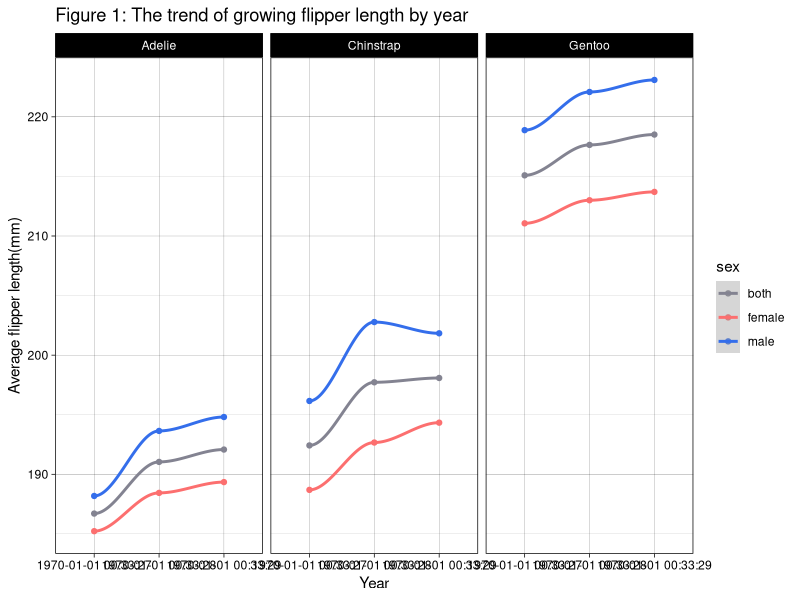

Recreate this plot in R. (Note: this script raises an error after producing the figure.)
## ---- chunk 1
library(ggplot2)
library(tidyr)
library(dplyr)
library(ggpubr)
library(knitr)
knitr::opts_chunk$set(echo=T,
                      eval=T, 
                      message = F,
                      warning=F, 
                      error = F,
                      cache = F, 
                      tidy = T, 
                      size="footnotesize",
                      fig.pos='H',
                      results='hide',
                      fig.lp='fig:',
                      fig.align = 'center',
                      fig.path='figures/example-', 
                      cache.path = 'cache/example-',
                      tidy.opts=list(width.cutoff=60)
                     )
## ---- chunk 2
penguins <- palmerpenguins ::penguins

penguins$year <- as.character.Date(penguins$year)

av_group_sex_species_year <- penguins %>% 
  na.omit() %>% 
  group_by(sex, species, year) %>% 
  summarise_at("flipper_length_mm", mean, na.rm = TRUE)

colnames(av_group_sex_species_year)[4] <- "av_flipper"


av_species_year <- penguins %>% na.omit() %>% 
  group_by( species, year) %>% 
  summarise_at("flipper_length_mm", mean, na.rm = TRUE)
colnames(av_species_year)[3] <- "av_flipper"

av_species_year$sex <- "both"

av_year <- rbind(av_group_sex_species_year, av_species_year)


av_year %>% ggplot( aes(x=year, y=av_flipper, color = sex, group = sex)) +
  geom_point()+
  geom_smooth()+
  facet_grid(~species)+
  labs(x = "Year",
       y = "Average flipper length(mm)",
       title = "Figure 1: The trend of growing flipper length by year")+
  theme_linedraw()+
  scale_color_manual(values=c( "#838391", "#fc6f6f", "#346eeb"))
## ---- chunk 3
test_normal_d <- data_frame( sex = rep(c("female", "male", "both"), c(9,9,9)),
                             species = rep(rep(c("Adelie", "Chinstrap", "Gentoo"), c(3,3,3)),3),
                             year = rep(c("2007", "2008", "2009"), 9),
                             "p-value" = c(
                               shapiro.test(filter(penguins,sex == "female" & species == "Adelie" & year == "2007")$flipper_length_mm)$p.value,
                               shapiro.test(filter(penguins,sex == "female" & species == "Adelie" & year == "2008")$flipper_length_mm)$p.value,
                               shapiro.test(filter(penguins,sex == "female" & species == "Adelie" & year == "2009")$flipper_length_mm)$p.value,
                               shapiro.test(filter(penguins,sex == "female" & species == "Chinstrap" & year == "2007")$flipper_length_mm)$p.value,
                               shapiro.test(filter(penguins,sex == "female" & species == "Chinstrap" & year == "2008")$flipper_length_mm)$p.value,
                               shapiro.test(filter(penguins,sex == "female" & species == "Chinstrap" & year == "2009")$flipper_length_mm)$p.value,
                               shapiro.test(filter(penguins,sex == "female" & species == "Gentoo" & year == "2007")$flipper_length_mm)$p.value,
                               shapiro.test(filter(penguins,sex == "female" & species == "Gentoo" & year == "2008")$flipper_length_mm)$p.value,
                               shapiro.test(filter(penguins,sex == "female" & species == "Gentoo" & year == "2009")$flipper_length_mm)$p.value,
                               
                               shapiro.test(filter(penguins,sex == "male" & species == "Adelie" & year == "2007")$flipper_length_mm)$p.value,
                               shapiro.test(filter(penguins,sex == "male" & species == "Adelie" & year == "2008")$flipper_length_mm)$p.value,
                               shapiro.test(filter(penguins,sex == "male" & species == "Adelie" & year == "2009")$flipper_length_mm)$p.value,
                               shapiro.test(filter(penguins,sex == "male" & species == "Chinstrap" & year == "2007")$flipper_length_mm)$p.value,
                               shapiro.test(filter(penguins,sex == "male" & species == "Chinstrap" & year == "2008")$flipper_length_mm)$p.value,
                               shapiro.test(filter(penguins,sex == "male" & species == "Chinstrap" & year == "2009")$flipper_length_mm)$p.value,
                               shapiro.test(filter(penguins,sex == "male" & species == "Gentoo" & year == "2007")$flipper_length_mm)$p.value,
                               shapiro.test(filter(penguins,sex == "male" & species == "Gentoo" & year == "2008")$flipper_length_mm)$p.value,
                               shapiro.test(filter(penguins,sex == "male" & species == "Gentoo" & year == "2009")$flipper_length_mm)$p.value,
                               
                               shapiro.test(filter(penguins, species == "Adelie" & year == "2007")$flipper_length_mm)$p.value,
                               shapiro.test(filter(penguins, species == "Adelie" & year == "2008")$flipper_length_mm)$p.value,
                               shapiro.test(filter(penguins, species == "Adelie" & year == "2009")$flipper_length_mm)$p.value,
                               shapiro.test(filter(penguins, species == "Chinstrap" & year == "2007")$flipper_length_mm)$p.value,
                               shapiro.test(filter(penguins, species == "Chinstrap" & year == "2008")$flipper_length_mm)$p.value,
                               shapiro.test(filter(penguins, species == "Chinstrap" & year == "2009")$flipper_length_mm)$p.value,
                               shapiro.test(filter(penguins, species == "Gentoo" & year == "2007")$flipper_length_mm)$p.value,
                               shapiro.test(filter(penguins, species == "Gentoo" & year == "2008")$flipper_length_mm)$p.value,
                               shapiro.test(filter(penguins, species == "Gentoo" & year == "2009")$flipper_length_mm)$p.value
                               )
                             )

test_normal_d <- test_normal_d %>%
  mutate(">0.05" = case_when ( test_normal_d$`p-value` >= "0.05" ~ "TRUE",
                               test_normal_d$`p-value` < "0.05" ~ ""))

test_normal_d_table<- ggtexttable(test_normal_d, theme = ttheme("light"),  cols = colnames(test_normal_d), rows = NULL)%>%
  tab_add_vline(at.column = 2:4, column.side = "left",
               from.row = 2, linetype = 2)%>%
  tab_add_title(text = "Table 1: Shapiro-Wilk normality test")

test_normal_d_table
## ---- chunk 4
#
f_a7 <-penguins %>%
  na.omit() %>% 
  filter(year == "2007" & sex == "female"& species== "Adelie")
m_a7 <- penguins %>%
  na.omit()%>% 
  filter(year == "2007" & sex == "male"& species== "Adelie")
b_a7 <- penguins %>%
  na.omit()%>% 
  filter(year == "2007" & species== "Adelie")
f_a8 <-penguins %>%
  na.omit()%>% 
  filter(year == "2008" & sex == "female"& species== "Adelie")
m_a8 <- penguins %>%
  na.omit()%>% 
  filter(year == "2008" & sex == "male"& species== "Adelie")
b_a8 <- penguins %>%
  na.omit()%>% 
  filter(year == "2008" & species== "Adelie")
f_a9 <-penguins %>%
  na.omit()%>% 
  filter(year == "2009" & sex == "female"& species== "Adelie")
m_a9 <- penguins %>%
  na.omit()%>% 
  filter(year == "2009" & sex == "male"& species== "Adelie")
b_a9 <- penguins %>%
  na.omit()%>% 
  filter(year == "2009" & species== "Adelie")
#
f_c7 <-penguins %>%
  na.omit()%>% 
  filter(year == "2007" & sex == "female"& species== "Chinstrap")
m_c7 <- penguins %>%
  na.omit()%>% 
  filter(year == "2007" & sex == "male"& species== "Chinstrap")
b_c7 <-penguins %>%
  na.omit()%>% 
  filter(year == "2007" & species== "Chinstrap")
f_c8 <-penguins %>%
  na.omit()%>% 
  filter(year == "2008" & sex == "female"& species== "Chinstrap")
m_c8 <- penguins %>%
  na.omit()%>% 
  filter(year == "2008" & sex == "male"& species== "Chinstrap")
b_c8 <-penguins %>%
  na.omit()%>% 
  filter(year == "2008" & species== "Chinstrap")
f_c9 <-penguins %>%
  na.omit()%>% 
  filter(year == "2009" & sex == "female"& species== "Chinstrap")
m_c9 <- penguins %>%
  na.omit()%>% 
  filter(year == "2009" & sex == "male"& species== "Chinstrap")
b_c9 <-penguins %>%
  na.omit()%>% 
  filter(year == "2009" & species== "Chinstrap")
#
f_g7 <-penguins %>%
  na.omit()%>% 
  filter(year == "2007" & sex == "female"& species== "Gentoo")
m_g7 <- penguins %>%
  na.omit()%>% 
  filter(year == "2007" & sex == "male"& species== "Gentoo")
b_g7 <- penguins %>%
  na.omit()%>% 
  filter(year == "2007" & species== "Gentoo")
f_g8 <-penguins %>%
  na.omit()%>% 
  filter(year == "2008" & sex == "female"& species== "Gentoo")
m_g8 <- penguins %>%
  na.omit()%>% 
  filter(year == "2008" & sex == "male"& species== "Gentoo")
b_g8 <- penguins %>%
  na.omit()%>% 
  filter(year == "2008" & species== "Gentoo")
f_g9 <-penguins %>%
  na.omit()%>% 
  filter(year == "2009" & sex == "female"& species== "Gentoo")
m_g9 <- penguins %>%
  na.omit()%>% 
  filter(year == "2009" & sex == "male"& species== "Gentoo")
b_g9 <- penguins %>%
  na.omit()%>% 
  filter(year == "2009" & species== "Gentoo")
## ---- chunk 5
var_test <- data.frame( "type vs type" = c("male_Adelie 2007 vs. 2008" ,
                                  "male_Adelie 2008 vs. 2009" ,
                                  "female_Adelie 2007 vs. 2008",
                                  "female_Adelie 2008 vs. 2009",
                                  "male_Chinstrap 2007 vs. 2008",
                                  "male_Chinstrap 2008 vs. 2009",
                                  "female_Chinstrap 2007 vs. 2008",
                                  "female_Chinstrap 2008 vs. 2009",
                                  "male_Gentoo 2007 vs. 2008",
                                  "male_Gentoo 2008 vs. 2009",
                                  "female_Gentoo 2007 vs. 2008",
                                  "female_Gentoo 2008 vs. 2009",
                                  "both_Adelie 2007 vs. 2008",
                                  "both_Adelie 2008 vs. 2009",
                                  "both_Chinstrap 2007 vs. 2008",
                                  "both_Chinstrap 2008 vs. 2009",
                                  "both_Gentoo 2007 vs. 2008",
                                  "both_Gentoo 2008 vs. 2009"),
                        "p-value" = c(var.test((m_a7$flipper_length_mm),(m_a8$flipper_length_mm))$p.value,
                                      var.test((m_a8$flipper_length_mm),(m_a9$flipper_length_mm))$p.value,
                                      var.test((f_a7$flipper_length_mm),(f_a8$flipper_length_mm))$p.value,
                                      var.test((f_a8$flipper_length_mm),(f_a9$flipper_length_mm))$p.value,
                                      var.test((m_c7$flipper_length_mm),(m_c8$flipper_length_mm))$p.value,
                                      var.test((m_c8$flipper_length_mm),(m_c9$flipper_length_mm))$p.value,
                                      var.test((f_c7$flipper_length_mm),(f_c8$flipper_length_mm))$p.value,
                                      var.test((f_c8$flipper_length_mm),(f_c9$flipper_length_mm))$p.value,
                                      "NA",
                                      var.test((m_g8$flipper_length_mm),(m_g9$flipper_length_mm))$p.value,
                                      "NA",
                                      "NA",
                                      var.test((b_a7$flipper_length_mm),(b_a8$flipper_length_mm))$p.value,
                                      var.test((b_a8$flipper_length_mm),(b_a9$flipper_length_mm))$p.value,
                                      var.test((b_c7$flipper_length_mm),(b_c8$flipper_length_mm))$p.value,
                                      var.test((b_c8$flipper_length_mm),(b_c9$flipper_length_mm))$p.value,
                                      "NA",
                                      "NA"
                                      
)
                        )
var_test$p.value <- as.numeric(var_test$p.value)
var_test <- var_test %>%
  mutate(">0.05" = case_when ( var_test$p.value >= "0.05" ~ "TRUE",
                               var_test$p.value < "0.05" ~ ""))

var_test_table<- ggtexttable(var_test, theme = ttheme("light"),  cols = colnames(var_test), rows = NULL)%>%
  tab_add_vline(at.column = 2:3, column.side = "left",
               from.row = 2, linetype = 2)%>%
  tab_add_title(text = "Table 2: Variance test") %>%
  tab_add_footnote(text = "*NA means one of the samples doesn't fit t-test.", size = 10, face = "italic")

var_test_table
## ---- chunk 6

Wilcox_result_year <- data.frame(
  "statistic" = c(t.test((m_a7$flipper_length_mm),(m_a8$flipper_length_mm),var.equal = TRUE)$statistic,
                  t.test((m_a8$flipper_length_mm),(m_a9$flipper_length_mm),var.equal = TRUE)$statistic,
                  t.test((f_a7$flipper_length_mm),(f_a8$flipper_length_mm),var.equal = TRUE)$statistic,
                  t.test((f_a8$flipper_length_mm),(f_a9$flipper_length_mm),var.equal = TRUE)$statistic,
                  t.test((m_c7$flipper_length_mm),(m_c8$flipper_length_mm),var.equal = TRUE)$statistic,
                  t.test((m_c8$flipper_length_mm),(m_c9$flipper_length_mm),var.equal = TRUE)$statistic,
                  t.test((f_c7$flipper_length_mm),(f_c8$flipper_length_mm),var.equal = TRUE)$statistic,
                  t.test((f_c8$flipper_length_mm),(f_c9$flipper_length_mm),var.equal = TRUE)$statistic,
                  wilcox.test((m_g7$flipper_length_mm),(m_g8$flipper_length_mm))$statistic,
                  t.test((m_g8$flipper_length_mm),(m_g9$flipper_length_mm),var.equal = TRUE)$statistic,
                  wilcox.test((f_g7$flipper_length_mm),(f_g8$flipper_length_mm))$statistic,
                  wilcox.test((f_g8$flipper_length_mm),(f_g9$flipper_length_mm))$statistic,
                  t.test((b_a7$flipper_length_mm),(b_a8$flipper_length_mm),var.equal = TRUE)$statistic,
                  t.test((b_a8$flipper_length_mm),(b_a9$flipper_length_mm),var.equal = TRUE)$statistic,
                  t.test((b_c7$flipper_length_mm),(b_c8$flipper_length_mm),var.equal = TRUE)$statistic,
                  t.test((b_c8$flipper_length_mm),(b_c9$flipper_length_mm),var.equal = TRUE)$statistic,
                  wilcox.test((b_g7$flipper_length_mm),(b_g8$flipper_length_mm))$statistic,
                  wilcox.test((b_g8$flipper_length_mm),(b_g9$flipper_length_mm))$statistic
  ),
  "p-value" = c(t.test((m_a7$flipper_length_mm),(m_a8$flipper_length_mm),var.equal = TRUE)$p.value,
                  t.test((m_a8$flipper_length_mm),(m_a9$flipper_length_mm),var.equal = TRUE)$p.value,
                  t.test((f_a7$flipper_length_mm),(f_a8$flipper_length_mm),var.equal = TRUE)$p.value,
                  t.test((f_a8$flipper_length_mm),(f_a9$flipper_length_mm),var.equal = TRUE)$p.value,
                  t.test((m_c7$flipper_length_mm),(m_c8$flipper_length_mm),var.equal = TRUE)$p.value,
                  t.test((m_c8$flipper_length_mm),(m_c9$flipper_length_mm),var.equal = TRUE)$p.value,
                  t.test((f_c7$flipper_length_mm),(f_c8$flipper_length_mm),var.equal = TRUE)$p.value,
                  t.test((f_c8$flipper_length_mm),(f_c9$flipper_length_mm),var.equal = TRUE)$p.value,
                  wilcox.test((m_g7$flipper_length_mm),(m_g8$flipper_length_mm))$p.value,
                  t.test((m_g8$flipper_length_mm),(m_g9$flipper_length_mm),var.equal = TRUE)$p.value,
                  wilcox.test((f_g7$flipper_length_mm),(f_g8$flipper_length_mm))$p.value,
                  wilcox.test((f_g8$flipper_length_mm),(f_g9$flipper_length_mm))$p.value,
                  t.test((b_a7$flipper_length_mm),(b_a8$flipper_length_mm),var.equal = TRUE)$p.value,
                  t.test((b_a8$flipper_length_mm),(b_a9$flipper_length_mm),var.equal = TRUE)$p.value,
                  t.test((b_c7$flipper_length_mm),(b_c8$flipper_length_mm),var.equal = TRUE)$p.value,
                  t.test((b_c8$flipper_length_mm),(b_c9$flipper_length_mm),var.equal = TRUE)$p.value,
                  wilcox.test((b_g7$flipper_length_mm),(b_g8$flipper_length_mm))$p.value,
                  wilcox.test((b_g8$flipper_length_mm),(b_g9$flipper_length_mm))$p.value
                ),
  "test strategy" = c(rep("t-test",8), 
                      "Wilcox-test",
                      "t-test",
                      "Wilcox-test",
                      "Wilcox-test",
                      rep("t-test",4),
                      "Wilcox-test",
                      "Wilcox-test")
  )


rownames(Wilcox_result_year) <- c("male_Adelie 2007 vs. 2008" ,
                                  "male_Adelie 2008 vs. 2009" ,
                                  "female_Adelie 2007 vs. 2008",
                                  "female_Adelie 2008 vs. 2009",
                                  "male_Chinstrap 2007 vs. 2008",
                                  "male_Chinstrap 2008 vs. 2009",
                                  "female_Chinstrap 2007 vs. 2008",
                                  "female_Chinstrap 2008 vs. 2009",
                                  "male_Gentoo 2007 vs. 2008",
                                  "male_Gentoo 2008 vs. 2009",
                                  "female_Gentoo 2007 vs. 2008",
                                  "female_Gentoo 2008 vs. 2009",
                                  "both_Adelie 2007 vs. 2008",
                                  "both_Adelie 2008 vs. 2009",
                                  "both_Chinstrap 2007 vs. 2008",
                                  "both_Chinstrap 2008 vs. 2009",
                                  "both_Gentoo 2007 vs. 2008",
                                  "both_Gentoo 2008 vs. 2009")


Wilcox_result_year <- Wilcox_result_year %>%
  mutate(sig = case_when (p.value > 0.05 ~ "", 
                          p.value <= 0.05 & p.value > 0.01 ~ "*", 
                          p.value <= 0.01 & p.value > 0.001 ~ "**", 
                          p.value <=0.001 ~ "***"))

Wilcox_result_year_table<-ggtexttable(Wilcox_result_year, theme = ttheme("blank"))

Wilcox_result_year_table%>%
  tab_add_hline(at.row = c(1, 2), row.side = "top", linewidth = 3, linetype = 1) %>%
  tab_add_hline(at.row = c(19), row.side = "bottom", linewidth = 3, linetype = 1) %>%
  tab_add_vline(at.column = 2:5, column.side = "left",
               from.row = 2, linetype = 2) %>%
  tab_add_title(text = "Table 3: Test whether the year has a significant impact on flipper size")%>%
  tab_add_footnote(text = "* = p-value <= 0.05 & > 0.01  
  ** = p-value <= 0.01 & > 0.001
  *** = p-value <= 0.001              ", size = 10, face = "italic")
## ---- chunk 7
sessionInfo()
